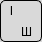
              <widget class="QWidget" name="key_I" native="true">
               <property name="minimumSize">
                <size>
                 <width>42</width>
                 <height>42</height>
                </size>
               </property>
               <property name="maximumSize">
                <size>
                 <width>42</width>
                 <height>42</height>
                </size>
               </property>
               <property name="styleSheet">
                <string notr="true">border: 1px solid black;
background-color: #D9D9D9; 
border-radius: 5px;
 color: black; 
</string>
               </property>
               <layout class="QGridLayout" name="gridLayout" rowstretch="0,0,0,0" columnstretch="0,0,0">
                <property name="leftMargin">
                 <number>0</number>
                </property>
                <property name="topMargin">
                 <number>0</number>
                </property>
                <property name="rightMargin">
                 <number>0</number>
                </property>
                <property name="bottomMargin">
                 <number>0</number>
                </property>
                <property name="spacing">
                 <number>0</number>
                </property>
                <item row="2" column="0">
                 <widget class="QLabel" name="label_3">
                  <property name="styleSheet">
                   <string notr="true">border: none;  background: transparent</string>
                  </property>
                  <property name="text">
                   <string>   I</string>
                  </property>
                 </widget>
                </item>
                <item row="3" column="0">
                 <widget class="QLabel" name="label">
                  <property name="styleSheet">
                   <string notr="true">border: none; background: transparent</string>
                  </property>
                  <property name="text">
                   <string/>
                  </property>
                 </widget>
                </item>
                <item row="3" column="2">
                 <widget class="QLabel" name="label_4">
                  <property name="styleSheet">
                   <string notr="true">border: none;  background: transparent</string>
                  </property>
                  <property name="text">
                   <string>Ш</string>
                  </property>
                 </widget>
                </item>
               </layout>
              </widget>
